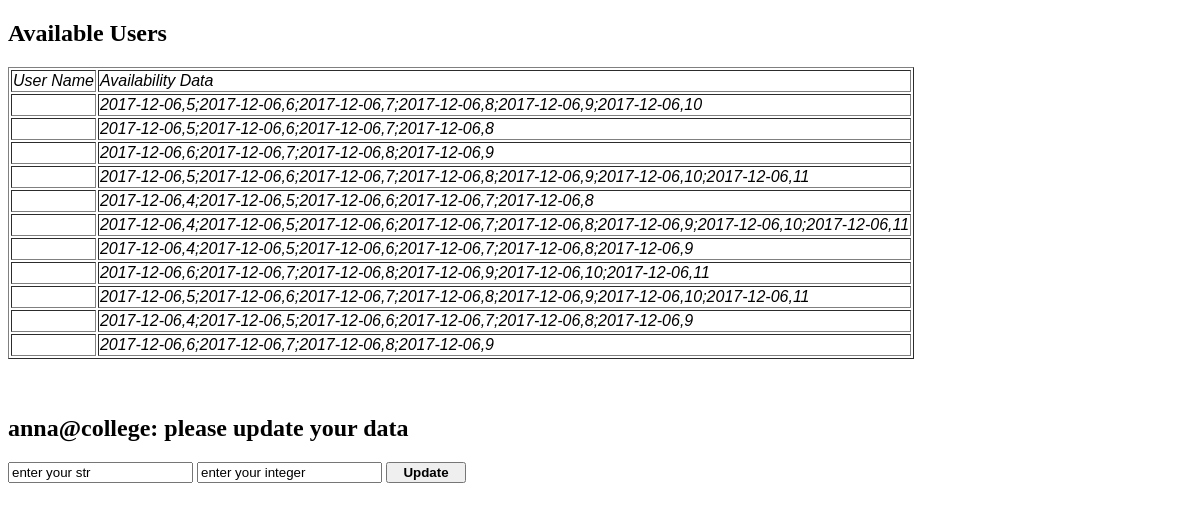
The app's page /manage_database (signed in), older data.
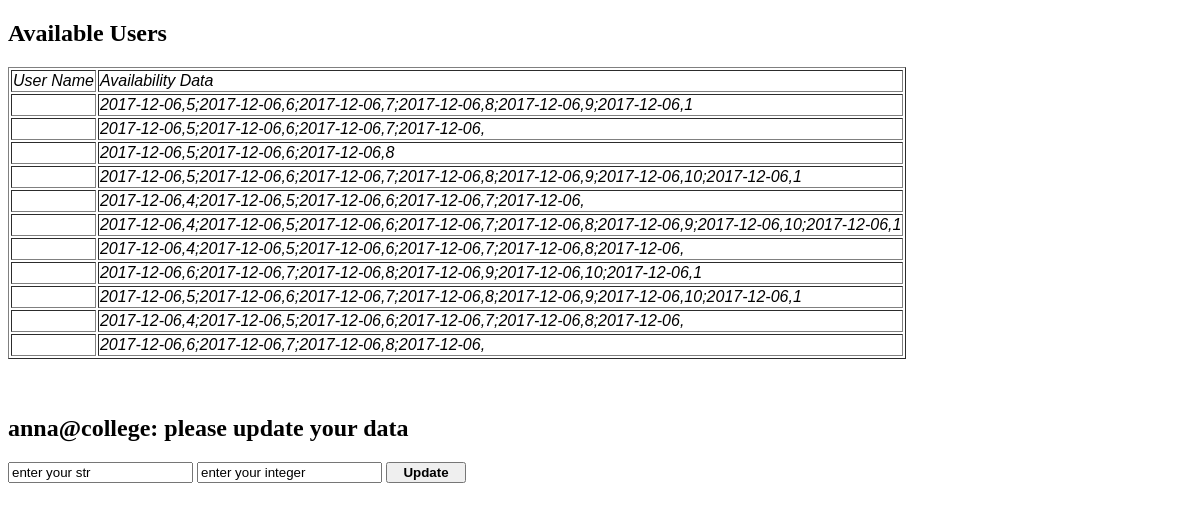
The same page, newer data.
### db_manager.py (models this page shows)
class _Dancer(_Base):
  __tablename__ = 'dancers'
  id = Column(Integer, primary_key=True)
  username = Column(String)
  firstname = Column(String)
  lastname = Column(String)
  availability = Column(String)
  password = Column(String)
  nonharvard = Column(Boolean)
  choreographer = Column(Boolean)
  dancers = Column(String)

### views.py (the view)
@app.route("/manage_database", methods=['GET', 'POST'])
@login_required
def manage_database():
  user_id = fk.request.cookies.get('user_id')
  if fk.request.method == 'POST':
    if "update" in fk.request.form:
      user_data = {}
      user_data["firstname"] = fk.request.form["firstname"]
      user_data["lastname"]  = fk.request.form["lastname"]
      user_data["email"]  = fk.request.form["email"]
      user_data["nonharvard"]  = fk.request.form["nonharvard"]
      user_data["choreographer"]  = fk.request.form["choreographer"]
      print("user_data: ", user_id, user_data)
      dm.user_update(user_id, user_data)
      db_list = dm.get_user_data_list()
      return fk.render_template('database_manager.html', data_list=db_list, user_name=user_id)
    else:
      raise("This button has not been handled yet")
  elif fk.request.method == 'GET':
    db_list = dm.get_user_data_list()
    return fk.render_template('database_manager.html', data_list=db_list, user_name=user_id)

### db_manager.py (called while the page is built)
def is_valid_user(username):
  s = _session()
  try:
    user = s.query(_Dancer).filter_by(username=username).one()
  except:
    return False
  else:
    return True

def get_user_data_list():
  class Dummy:
    def __init__(self, username, firstname, lastname, nonharvard, choreographer, dancers, availability):
      self.username = username
      self.firstname = firstname
      self.lastname = lastname
      self.nonharvard = nonharvard
      self.choreographer = choreographer
      self.dancers = dancers
      self.availability = availability
  s = _session()
  q = s.query(_Dancer)
  db_list = []
  for u in q:
    if u.username != 'harvardballetcompany@gmail.com':
      db_list.append(Dummy(u.username, u.firstname, u.lastname, u.nonharvard, u.choreographer, u.dancers, u.availability))
  return sorted(db_list, key = lambda x: x.firstname)

### views.py (called while the page is built)
def login_required(f):
  @wraps(f)
  def wrapper(*args, **kwargs):
    name = fk.request.cookies.get('user_id')
    if not dm.is_valid_user(name):
      return "You need to login first", 401
    else:
      return f(*args, **kwargs)
  return wrapper

### templates/database_manager.html (shortened to what this page needs)
<!doctype html>
<html>
  <form action="/manage_database", method="post">
    <h2> Available Users </h2>
    <div>
      <table class="db_table" border="1">
        <td><fn> User Name </fn></td>
        <td><fn> Availability Data </fn></td>
        {% for d in data_list %}
          <tr>
            <td><fn>{{d.name}} </fn></td>
            <td><fn>{{d.availability}} </fn></td>
          </tr>
        {% endfor %}
      </table>
    </div>
    <br> <br>
    <h2> {{user_name}}: please update your data </h2>
    <input type="text" name="data_str" value="enter your str" placeholder="new_str">
    <input type="text" name="data_int" value="enter your integer" placeholder="new_int">
    <input class="bn" type="submit" name="update" value="Update">
  </form>
</html>

Row changes from the older to the newer data that the page shows:
changed _Dancer (number 1 of 11 on the later page): availability "2017-12-06,5;2017-12-06,6;2017-12-06,7;2017-12-06,8;2017-12-06,9;2017-12-06,10" → "2017-12-06,5;2017-12-06,6;2017-12-06,7;2017-12-06,8;2017-12-06,9;2017-12-06,1"
changed _Dancer (number 2 of 11 on the later page): availability "2017-12-06,5;2017-12-06,6;2017-12-06,7;2017-12-06,8" → "2017-12-06,5;2017-12-06,6;2017-12-06,7;2017-12-06,"
changed _Dancer "anna@college": availability "2017-12-06,6;2017-12-06,7;2017-12-06,8;2017-12-06,9" → "2017-12-06,5;2017-12-06,6;2017-12-06,8"
changed _Dancer (number 4 of 11 on the later page): availability "2017-12-06,5;2017-12-06,6;2017-12-06,7;2017-12-06,8;2017-12-06,9;2017-12-06,10;2017-12-06,11" → "2017-12-06,5;2017-12-06,6;2017-12-06,7;2017-12-06,8;2017-12-06,9;2017-12-06,10;2017-12-06,1"
changed _Dancer (number 5 of 11 on the later page): availability "2017-12-06,4;2017-12-06,5;2017-12-06,6;2017-12-06,7;2017-12-06,8" → "2017-12-06,4;2017-12-06,5;2017-12-06,6;2017-12-06,7;2017-12-06,"
changed _Dancer (number 6 of 11 on the later page): availability "2017-12-06,4;2017-12-06,5;2017-12-06,6;2017-12-06,7;2017-12-06,8;2017-12-06,9;2017-12-06,10;2017-12-06,11" → "2017-12-06,4;2017-12-06,5;2017-12-06,6;2017-12-06,7;2017-12-06,8;2017-12-06,9;2017-12-06,10;2017-12-06,1"
changed _Dancer (number 7 of 11 on the later page): availability "2017-12-06,4;2017-12-06,5;2017-12-06,6;2017-12-06,7;2017-12-06,8;2017-12-06,9" → "2017-12-06,4;2017-12-06,5;2017-12-06,6;2017-12-06,7;2017-12-06,8;2017-12-06,"
changed _Dancer (number 8 of 11 on the later page): availability "2017-12-06,6;2017-12-06,7;2017-12-06,8;2017-12-06,9;2017-12-06,10;2017-12-06,11" → "2017-12-06,6;2017-12-06,7;2017-12-06,8;2017-12-06,9;2017-12-06,10;2017-12-06,1"
changed _Dancer (number 9 of 11 on the later page): availability "2017-12-06,5;2017-12-06,6;2017-12-06,7;2017-12-06,8;2017-12-06,9;2017-12-06,10;2017-12-06,11" → "2017-12-06,5;2017-12-06,6;2017-12-06,7;2017-12-06,8;2017-12-06,9;2017-12-06,10;2017-12-06,1"
changed _Dancer (number 10 of 11 on the later page): availability "2017-12-06,4;2017-12-06,5;2017-12-06,6;2017-12-06,7;2017-12-06,8;2017-12-06,9" → "2017-12-06,4;2017-12-06,5;2017-12-06,6;2017-12-06,7;2017-12-06,8;2017-12-06,"
changed _Dancer (number 11 of 11 on the later page): availability "2017-12-06,6;2017-12-06,7;2017-12-06,8;2017-12-06,9" → "2017-12-06,6;2017-12-06,7;2017-12-06,8;2017-12-06,"
